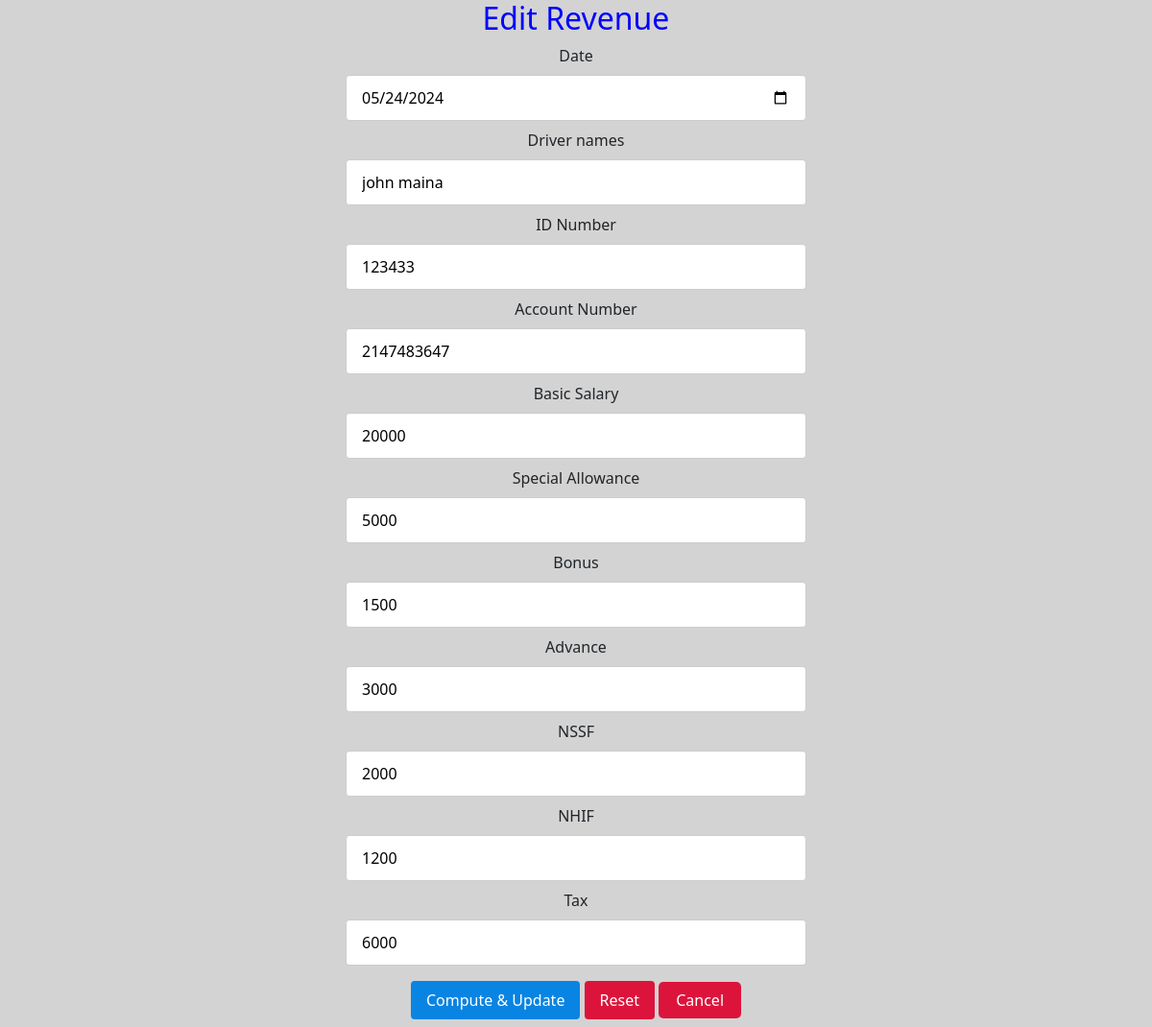
Screenshot of /edit_salaries.php?id=1 with the database file from the repository.
### tables this page shows
CREATE TABLE `salary` (
  `id` int(10) NOT NULL,
  `date` date NOT NULL,
  `driver_names` varchar(100) NOT NULL,
  `id_number` int(100) NOT NULL,
  `account_number` int(100) NOT NULL,
  `basic_pay` int(100) NOT NULL,
  `special_allowance` int(100) NOT NULL,
  `bonus` int(100) NOT NULL,
  `gross_salary` int(100) NOT NULL,
  `advance` int(100) NOT NULL,
  `NSSF` int(100) NOT NULL,
  `NHIF` int(100) NOT NULL,
  `tax` int(100) NOT NULL,
  `deductions` int(100) NOT NULL,
  `net_pay` int(100) NOT NULL
);

### edit_salaries.php (the view, shortened to what this page needs)
<!doctype html>
<html lang="en">
  <head>
    <link href="https://cdn.jsdelivr.net/npm/bootstrap@5.2.3/dist/css/bootstrap.min.css" rel="stylesheet">
    <link rel="stylesheet" href="/style.css">
  </head>
    <body>
<?php
include 'config.php';
$id = $_GET['id'];
 $select="SELECT * FROM salary WHERE id='$id'";
 $select_q=mysqli_query($con, $select);
 $fetch=mysqli_fetch_array($select_q);
?>
<center>
<div class="form">
<h2 style= "color:blue;">Edit Revenue</h2>
<form action="" method="POST" enctype="multipart/form-data">
    <label for="date">Date </label><br>
    <input type="date" name="date" placeholder="Enter date..." value="<?php echo $fetch['date'] ?>" required>
    <br>
    <label for="driver_names">Driver names  </label><br>
    <input type="text" name="driver_names" placeholder="Enter driver names..." value="<?php echo $fetch['driver_names'] ?>" required>
    <br>
    <label for="id_number">ID Number </label><br>
    <input type="number" name="id_number" placeholder="Enter ID Number..." value="<?php echo $fetch['id_number'] ?>" required>
    <br>
    <label for="account_number">Account Number  </label><br>
    <input type="number" name="account_number" placeholder="Enter Account Number..." value="<?php echo $fetch['account_number'] ?>" required>
    <br>
    <label for="basic_pay">Basic Salary </label><br>
    <input type="number" name="basic_pay" placeholder="Enter Basic Pay..." value="<?php echo $fetch['basic_pay'] ?>" required>
    <br>
    <label for="special_allowance">Special Allowance </label><br>
    <input type="number" name="special_allowance" placeholder="Enter Special Allowance..." value="<?php echo $fetch['special_allowance'] ?>" required>
    <br>
    <label for="bonus">Bonus </label><br>
    <input type="number" name="bonus" placeholder="Enter bonus..." value="<?php echo $fetch['bonus'] ?>" required>
    <br>
    <label for="advance">Advance </label><br>
    <input type="number" name="advance" placeholder="Enter advance..." value="<?php echo $fetch['advance'] ?>" required>
    <br>
    <label for="NSSF">NSSF </label><br>
    <input type="number" name="NSSF" placeholder="Enter NSSF..." value="<?php echo $fetch['NSSF'] ?>" required>
    <br>
    <label for="NHIF">NHIF </label><br>
    <input type="number" name="NHIF" placeholder="Enter NHIF..." value="<?php echo $fetch['NHIF'] ?>" required>
    <br>
    <label for="tax">Tax </label><br>
    <input type="number" name="tax" placeholder="Enter tax..." value="<?php echo $fetch['tax'] ?>" required>
    <br>
    <input type="submit" name="update_btn" value="Compute & Update">
    <input type="reset">
    <a href="view_salaries.php" style="background-color: crimson; color: white; padding: 8px 18px; text-align: center; text-decoration: none; border-radius: 5px;";>Cancel</a>
    </form>
</div>
</center>
</body>
    </html>

### style.css (style rules this page uses)
* { box-sizing: border-box; }
body { background-color:lightgrey; margin:0; padding: 0; }
body { background-color:lightgrey; }
.form input[type=text], input[type=email], input[type=password],input[type=date],input[type=number],select { width: 40%; padding: 11px 16px; margin: 8px 0; display: inline-block; border: 1px solid #ccc; border-radius: 4px; box-sizing: border-box; }
.form input[type=submit] { width:fit-content; background-color: #0984e3; color: white; padding: 8px 16px; margin: 8px 0; border: none; border-radius: 4px; cursor: pointer; }
.form input[type=reset] { width:fit-content; background-color: crimson; color: white; padding: 8px 16px; margin: 8px 0; border: none; border-radius: 4px; cursor: pointer; }

### rows the page displays
salary: date "05/24/2024", driver_names "john maina", id_number "123433", account_number "2147483647", basic_pay "20000", special_allowance "5000", bonus "1500", advance "3000", NSSF "2000", NHIF "1200", tax "6000"
